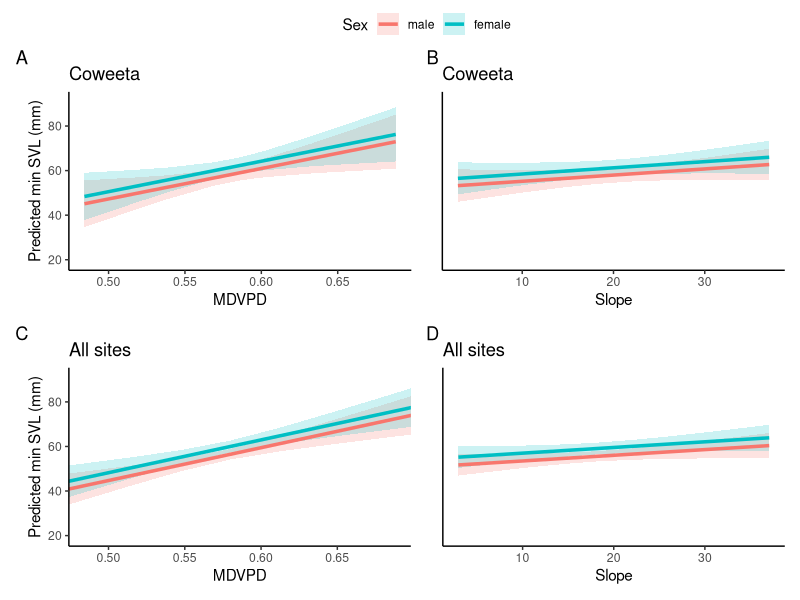
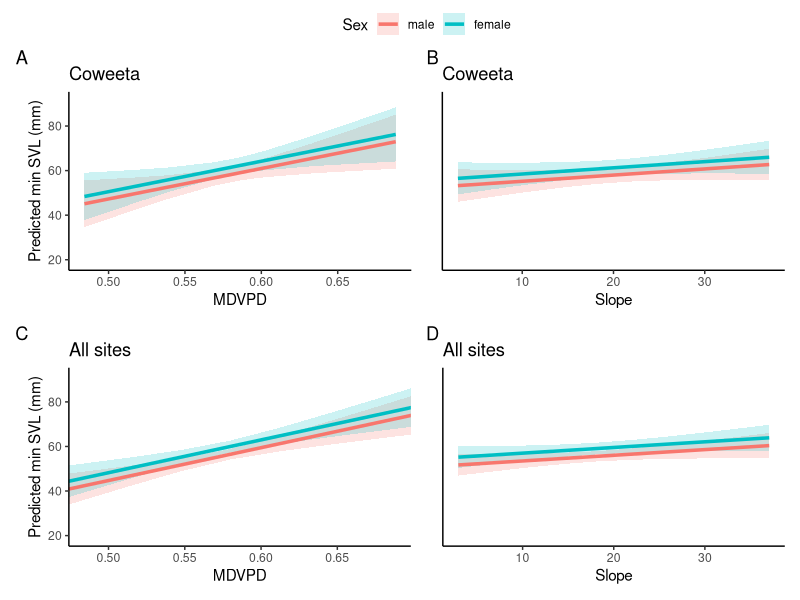

These charts were generated, in order, by the following R code:
## ---- chunk 1
# install.packages(c("tidyverse", "ggeffects", "patchwork"))
library(tidyverse)
library(ggeffects)
library(patchwork)

## Below is for Site as a Random (THE IMPORTANT NOTE PART)
# install.packages("lmerTest")
library(lmerTest)

## ---- chunk 2
Plethodon_data <- read.csv('../Input/Plethodon_Data.csv')
Plethodon_Study_Sites <- read.csv('../Input/Salamander_Study_Sites.csv')
## ---- chunk 3
# Keeps mature males and females with SVL from 40 to 120 mm
all_mature_plethodon <- Plethodon_data %>%
  filter(maturity_status %in% c("mature_male", "mature_female"),
         between(svl_mm, 40, 120)) %>%
  select(site, species, svl_mm, maturity_status)
## ---- chunk 4
# Smallest mature SVL per site and sex
Plethodon_sites_simplified <- all_mature_plethodon %>%
  group_by(site, maturity_status) %>%
  summarise(svl_mm = min(svl_mm), .groups = "drop") %>%
  mutate(sex = if_else(maturity_status == "mature_male", "male", "female"))

# Keeps only sites with measured mature individuals
Modeling_Data <- Plethodon_Study_Sites %>%
  inner_join(Plethodon_sites_simplified, by = "site", relationship = "one-to-many")
## ---- chunk 5
# Standardizes each site once
scale_by_site <- function(x, site) {
  once <- !duplicated(site)
  (x - mean(x[once])) / sd(x[once])
}

Modeling_Data <- Modeling_Data %>%
  mutate(
    # Folds aspect so 0 = north-facing and 180 = south-facing
    Aspect_folded = 180 - abs(Aspect - 180),

    # Standardizes the covariates
    MDT_z    = scale_by_site(DaymetMDTC.Apr.Oct.2011.2020, site),
    MDP_z    = scale_by_site(DaymetMDPmm.Apr.Oct.2011.2020, site),
    MDVPD_z  = scale_by_site(DaymetMDVPD.Apr.Oct.2011.2020, site),
    Aspect_z = scale_by_site(Aspect_folded, site),
    Slope_z  = scale_by_site(Slope, site),

    # Sets male as the reference level
    sex = relevel(factor(sex), ref = "male"))
## ---- chunk 6
# Subsetting data to only Coweeta
Coweeta_Modeling_data <- Modeling_Data %>%
  filter(Study.Area == "Coweeta")

# Linear Model
Coweeta_Model <- glm(svl_mm ~ sex + MDVPD_z + Slope_z + Aspect_z + MDP_z + MDT_z, data = Coweeta_Modeling_data)

# Model summary
summary(Coweeta_Model)
## ---- chunk 7
# Linear Model
All_Sites_Model <- glm(svl_mm ~ sex + MDVPD_z + Slope_z + Aspect_z + MDP_z + MDT_z, data = Modeling_Data)

# Model summary
summary(All_Sites_Model)
## ---- chunk 8
# One row per site, matching how the covariates were standardized
Site_Data <- Modeling_Data %>%
  distinct(site, .keep_all = TRUE)

# Back-transformation values
MDVPD_mean <- mean(Site_Data$DaymetMDVPD.Apr.Oct.2011.2020)
MDVPD_sd   <- sd(Site_Data$DaymetMDVPD.Apr.Oct.2011.2020)

Slope_mean <- mean(Site_Data$Slope)
Slope_sd   <- sd(Site_Data$Slope)
## ---- chunk 9
# Coweeta predictions
# MDVPD
MDVPD_pred_coweeta <- ggpredict(Coweeta_Model, terms = c("MDVPD_z", "sex"))
MDVPD_pred_coweeta$MDVPD <- MDVPD_pred_coweeta$x * MDVPD_sd + MDVPD_mean

# Slope
Slope_pred_coweeta <- ggpredict(Coweeta_Model, terms = c("Slope_z", "sex"))
Slope_pred_coweeta$Slope <- Slope_pred_coweeta$x * Slope_sd + Slope_mean

# All site predictions
# MDVPD
MDVPD_pred_all_sites <- ggpredict(All_Sites_Model, terms = c("MDVPD_z", "sex"))
MDVPD_pred_all_sites$MDVPD <- MDVPD_pred_all_sites$x * MDVPD_sd + MDVPD_mean

# Slope
Slope_pred_all_sites <- ggpredict(All_Sites_Model, terms = c("Slope_z", "sex"))
Slope_pred_all_sites$Slope <- Slope_pred_all_sites$x * Slope_sd + Slope_mean
## ---- chunk 10
# Both MDVPD plots begin and end with the Coweeta prediction range for comparison of the Coweeta plot to the broader regional plot.
MDVPD_limits <- range(MDVPD_pred_coweeta$MDVPD)

# Both slope plots cover the combined Coweeta and all-sites range
Slope_limits <- range(Slope_pred_coweeta$Slope, Slope_pred_all_sites$Slope)

# All four plots share one SVL axis that fits every confidence interval
SVL_limits <- range(
  MDVPD_pred_coweeta$conf.low,   MDVPD_pred_coweeta$conf.high,
  Slope_pred_coweeta$conf.low,   Slope_pred_coweeta$conf.high,
  MDVPD_pred_all_sites$conf.low, MDVPD_pred_all_sites$conf.high,
  Slope_pred_all_sites$conf.low, Slope_pred_all_sites$conf.high)

# Adding some space above and below the confidence intervals
SVL_padding <- diff(SVL_limits) * 0.05
SVL_limits <- c(SVL_limits[1] - SVL_padding, SVL_limits[2] + SVL_padding)
## ---- chunk 11
Coweeta_MDVPD_Plot <- ggplot(MDVPD_pred_coweeta, aes(x = MDVPD, y = predicted, color = group, fill = group)) +
  geom_ribbon(aes(ymin = conf.low, ymax = conf.high), alpha = 0.2, color = NA) +
  geom_line(linewidth = 1.2) +
  coord_cartesian(xlim = MDVPD_limits, ylim = SVL_limits) +
  labs(title = "Coweeta", x = "MDVPD", y = "Predicted min SVL (mm)",
       color = "Sex", fill = "Sex", tag = "A") +
  theme_classic() +
  theme(legend.position = "none")
## ---- chunk 12
Coweeta_Slope_Plot <- ggplot(Slope_pred_coweeta, aes(x = Slope, y = predicted, color = group, fill = group)) +
  geom_ribbon(aes(ymin = conf.low, ymax = conf.high), alpha = 0.2, color = NA) +
  geom_line(linewidth = 1.2) +
  coord_cartesian(xlim = Slope_limits, ylim = SVL_limits) +
  labs(title = "Coweeta", x = "Slope", y = NULL,
       color = "Sex", fill = "Sex", tag = "B") +
  theme_classic() +
  theme(axis.text.y = element_blank(), axis.ticks.y = element_blank(), legend.position = "none")
## ---- chunk 13
All_Sites_MDVPD_Plot <- ggplot(MDVPD_pred_all_sites, aes(x = MDVPD, y = predicted, color = group, fill = group)) +
  geom_ribbon(aes(ymin = conf.low, ymax = conf.high), alpha = 0.2, color = NA) +
  geom_line(linewidth = 1.2) +
  coord_cartesian(xlim = MDVPD_limits, ylim = SVL_limits) +
  labs(title = "All sites", x = "MDVPD", y = "Predicted min SVL (mm)",
       color = "Sex", fill = "Sex", tag = "C") +
  theme_classic() +
  theme(legend.position = "none")
## ---- chunk 14
All_Sites_Slope_Plot <- ggplot(Slope_pred_all_sites, aes(x = Slope, y = predicted, color = group, fill = group)) +
  geom_ribbon(aes(ymin = conf.low, ymax = conf.high), alpha = 0.2, color = NA) +
  geom_line(linewidth = 1.2) +
  coord_cartesian(xlim = Slope_limits, ylim = SVL_limits) +
  labs(title = "All sites", x = "Slope", y = NULL,
       color = "Sex", fill = "Sex", tag = "D") +
  theme_classic() +
  theme(axis.text.y = element_blank(), axis.ticks.y = element_blank())
## ---- chunk 15
# Coweeta plots on the top row, all-sites plots on the bottom row, shared legend above
Combined_Covariate_Plot <- (
  guide_area() /
    (Coweeta_MDVPD_Plot | Coweeta_Slope_Plot) /
    (All_Sites_MDVPD_Plot | All_Sites_Slope_Plot)) +
  plot_layout(heights = c(0.10, 1, 1), guides = "collect") &
  theme(legend.position = "top")

Combined_Covariate_Plot

# Saves the combined plot, creating the Outputs folder if it doesn't exist
dir.create("../Outputs", showWarnings = FALSE)
ggsave("../Outputs/combined_MDVPD_Slope_plot.pdf", plot = Combined_Covariate_Plot, width = 14, height = 9, units = "in")
## ---- chunk 16
# Records the R and package versions used
sessionInfo()
